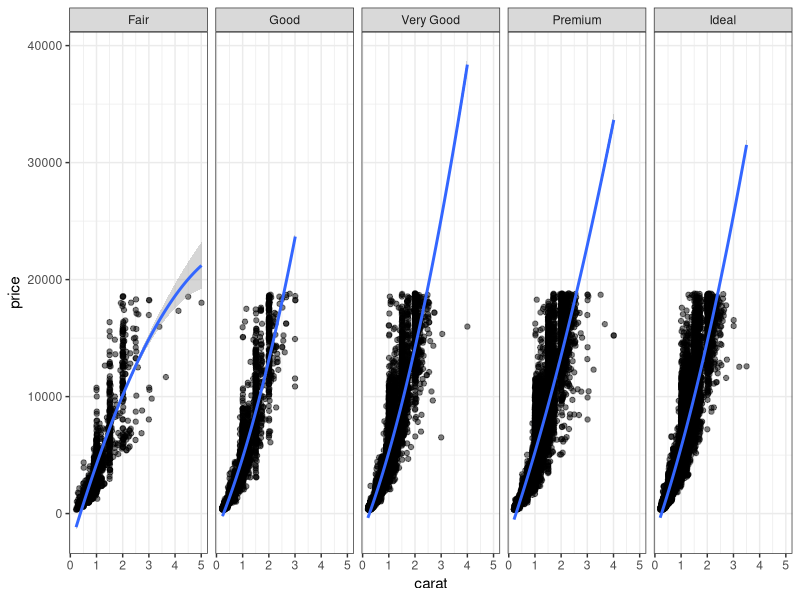

This figure's R source:
library(ggplot2)
library(dplyr)

data(diamonds)
#The %>% operartor is a pipe that simply passes the output of the left operation to the first argument to the right operator.
diamonds %>%
#The (aes) is an aesthetic mapping that declares the independent variable x is the carat and the dependend variable y is price  
  ggplot(aes(x=carat,y=price)) +
#Scatter plot representation of each dta point
  geom_point(alpha=0.5) +
#Facet the scatter plot on cut
  facet_grid(~ cut) +
#Fit a second order linear model to the data and display the fit on top of the scatterplot
  stat_smooth(method = lm, formula = y ~ poly(x,2)) +
  theme_bw()
